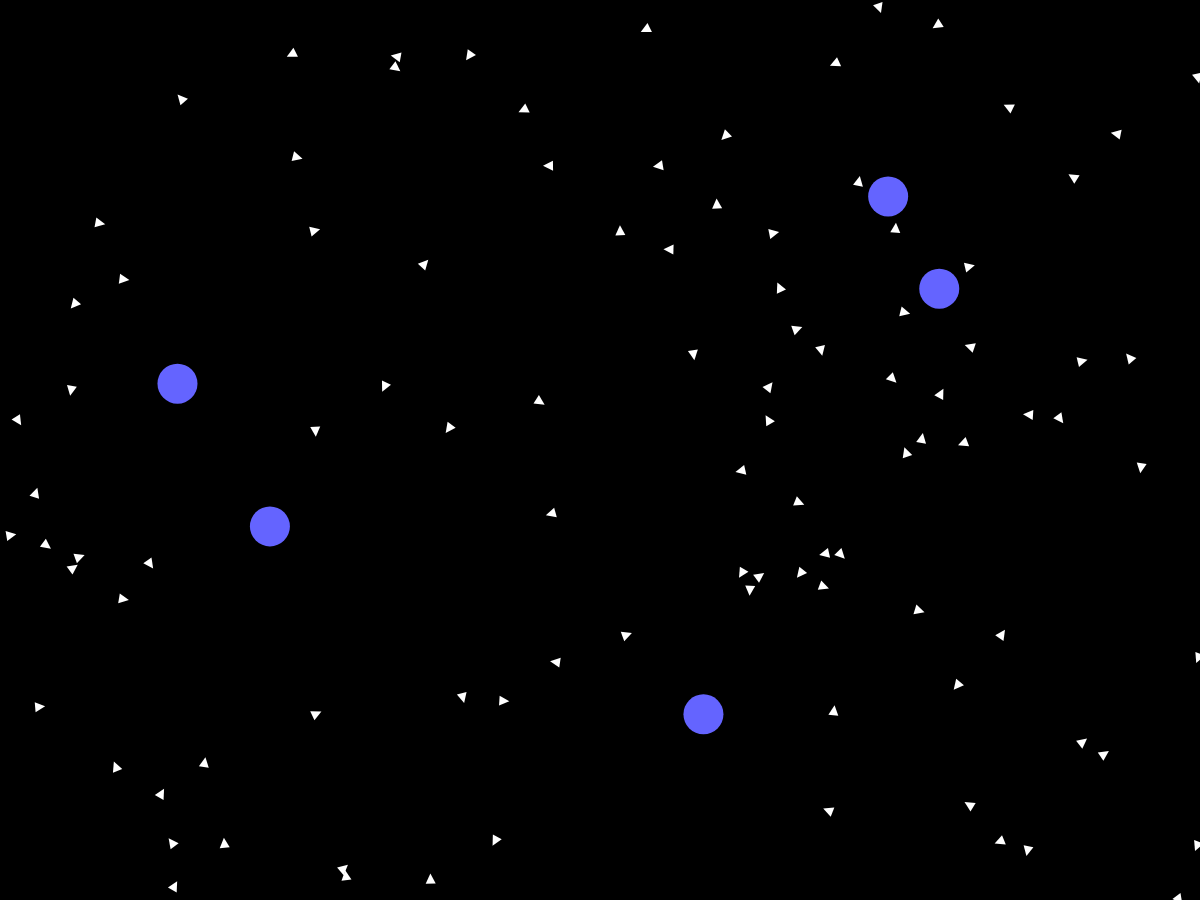
Frame 1 (no input)
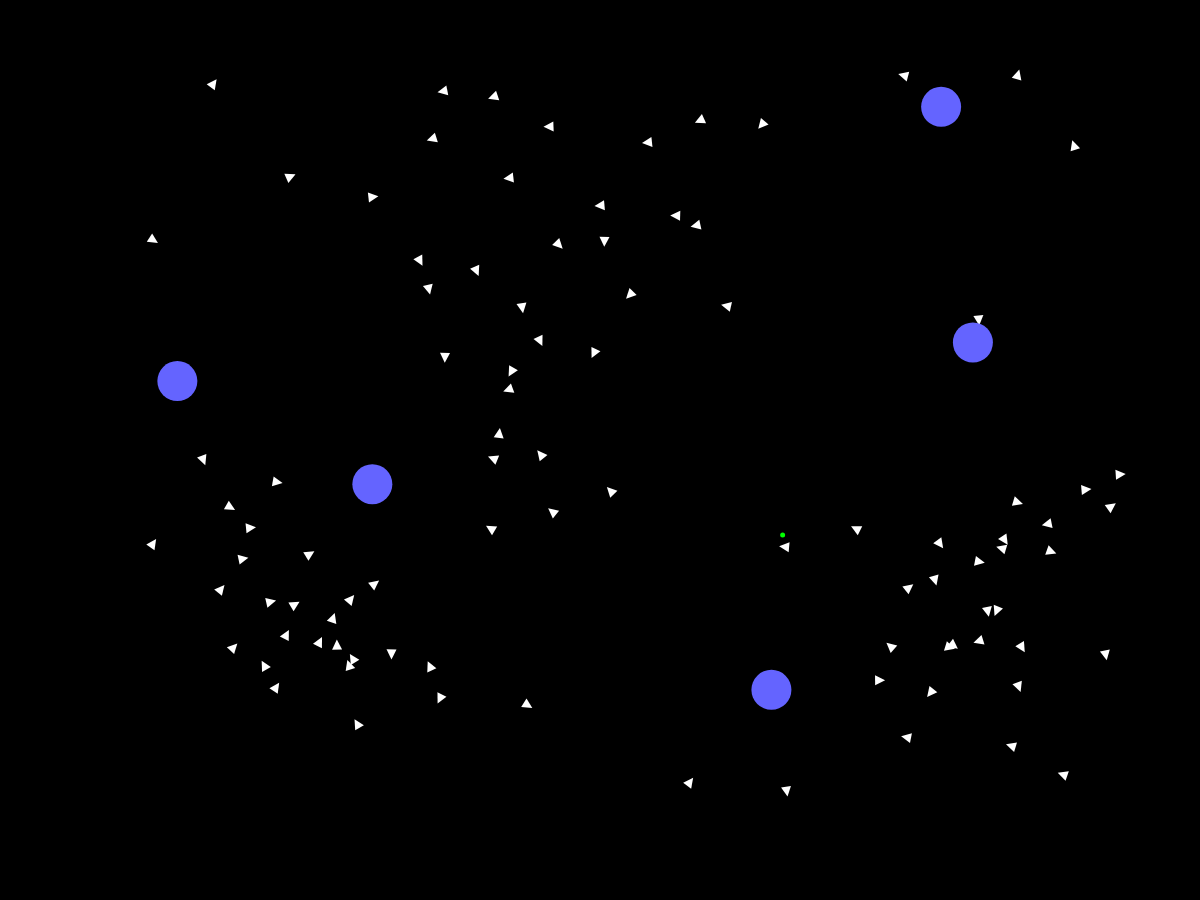
Frame 60 (no input)
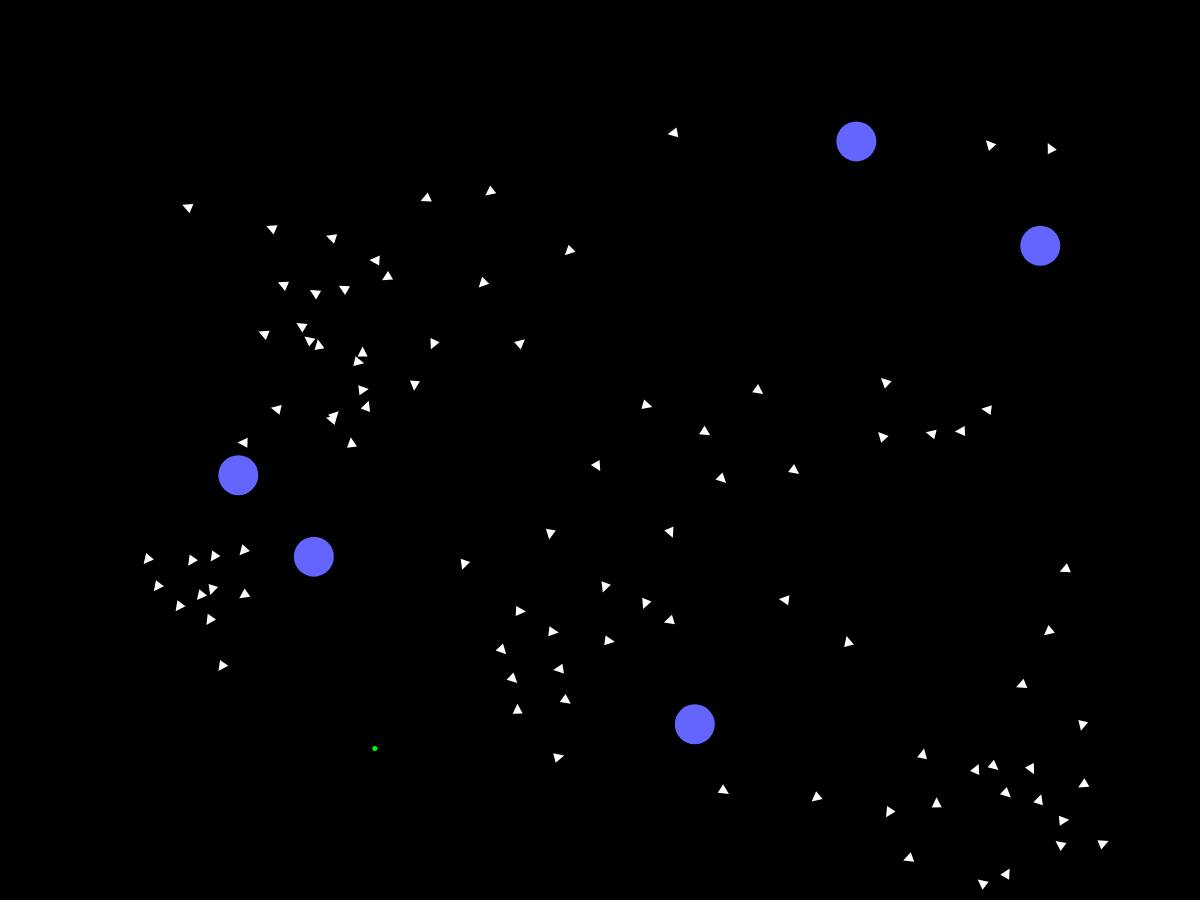
Frame 120 (the mouse pressed at the canvas centre since frame 60)

The p5.js sketch that drew these frames (run headless with seeded random() and noise() and a simulated clock; from frame 60 on, the mouse is pressed at the canvas centre):

// p5.js sketch
// ── sketch.js

let food = [];
let flock = [];
const predators = [];
let frames = 0;

function setup() {
  createCanvas(windowWidth, windowHeight - 100);

  for(let i = 0; i < 100; i++) {
    flock.push(new Boid(random(width), random(height)));
  }
  for(let i = 0; i < 5; i++){
    predators.push(new Predator(random(width), random(height)));
  }
}

function draw() {
  background(0);
  
  frames ++;
  if(frames % 50 == 0) {
    food.push(new Food());
    frames = 0;
  }

  for (let f of food) {
    f.show();
	}
  
  for (let boid of flock) {
    boid.flock(flock, predators, food);
    boid.show();
  }

  flock = flock.filter( boid => boid.isAlive);

  for(let pred of predators) {
    pred.show(flock);
  }
  if(floor(frameRate())<40)
  console.log(floor(frameRate()));
}
// ── boid.js
class Boid {
	maxSpeed = 4;
  maxForce = 0.7;
	perception = 100;
	maxCohesion = 0.3;
	maxSteering = 0.3;
	maxSeparation = 0.5;
  isAlive = true;

	constructor(x, y) {
		this.position = createVector(x, y);
		this.velocity = p5.Vector.random2D();
		this.acceleration = createVector();
	}

	show() {
    this.update();
		noStroke();
		fill(255);
    const direction = createVector(this.velocity.x, this.velocity.y);
    direction.setMag(10);
    const ortogonal = createVector(this.velocity.y, this.velocity.x);
    ortogonal.setMag(5);
    triangle(
			this.position.x + direction.x,
			this.position.y + direction.y,
			this.position.x + ortogonal.x,
			this.position.y - ortogonal.y,
			this.position.x - ortogonal.x,
			this.position.y + ortogonal.y
		);
	}

	update() {
		this.position.add(this.velocity);
		this.velocity.add(this.acceleration).setMag(this.maxSpeed);
		this.acceleration.mult(0);
	}

	flock(flock, predators, food) {
		const neighbours = [];
		for (let neighbor of flock) {
			const distance = this.position.dist(neighbor.position);
			if (neighbor != this && distance < this.perception) {
				neighbours.push(neighbor);
			}
		}
		const flockForce = this.flockInducedForce(neighbours);
    const edges = this.avoidEdges();
    const obstaclesAvoidance = this.avoidObstacles(predators);
    const searchFood = this.searchFood(food);
		this.acceleration
			.add(flockForce)
			.add(edges)
      .add(obstaclesAvoidance)
      .add(searchFood)
			.limit(this.maxForce);
	}

  // Calculates alignment, cohesion and separation
	flockInducedForce(neighbours) {
		const avgVelocity = createVector(0, 0);
		const avgPosition = createVector(0, 0);
		const avgSeparation = createVector(0, 0);
		for (let neighbor of neighbours) {
			avgVelocity.add(neighbor.velocity);
			avgPosition.add(neighbor.position);
      const distance = this.position.dist(neighbor.position);
      const singleSeparation = p5.Vector.sub(this.position, neighbor.position);
      singleSeparation.div(Math.pow(distance, 2));
			avgSeparation.add(singleSeparation);
		}
		if (neighbours.length > 0) {
      // alignment force is the diference between the desired and current velocity
			avgVelocity.div(neighbours.length).sub(this.velocity).limit(this.maxSteering);
      // cohesion force is the diference between the desired position (center of the flock) and the current
			avgPosition.div(neighbours.length).sub(this.position).limit(this.maxCohesion);
      // separation force is the inverse of the distance to the neighbours 
      avgSeparation.div(neighbours.length).setMag(this.maxSeparation);
		}
		return avgVelocity.add(avgPosition).add(avgSeparation);
	}

  avoidEdges() {
    const avoidEdge = createVector(0, 0);
		if (this.position.x > width - this.perception) {
      if (this.position.x >= width) {
        this.position.x = width - 1;
      }
			avoidEdge.x -= 200 / (width - this.position.x);
		} else if (this.position.x < this.perception) {
      if (this.position.x <= 0) {
        this.position.x = 1;
      }
			avoidEdge.x += 200 / this.position.x;
		} 
    if (this.position.y < this.perception) {
      if (this.position.y <= 0) {
        this.position.y = 1;
      }
			avoidEdge.y += 200 / this.position.y;
		} else if (this.position.y > height - this.perception) {
      if (this.position.y >= height) {
        this.position.y = height - 1;
      }
      avoidEdge.y -= 200 / (height - this.position.y);
		}
    return avoidEdge;
	}

  avoidObstacles(obstacles) {
    const avoidObstacles = createVector(0, 0);
    let obstaclesNumber = 0;
    for (let obstacle of obstacles) {
			const distance = this.position.dist(obstacle.position);
			if (distance < this.perception) {
        if(distance < obstacle.radius) {
          this.isAlive = false;
        }
				const singleSeparation = p5.Vector.sub(this.position, obstacle.position);
        singleSeparation.div(Math.pow(distance, 2));
        avoidObstacles.add(singleSeparation);
        obstaclesNumber ++;
			}
		}
    if (obstaclesNumber > 0) {
			avoidObstacles
				.div(obstaclesNumber)
        .setMag(this.maxSpeed)
				.sub(this.velocity);
		}
		return avoidObstacles;
  }

  searchFood (foodArray) {
    const visibleFood = foodArray.filter(f => this.position.dist(f.position) < this.perception);

    let takeFood = createVector(0, 0);
    if (visibleFood.length) {
      // find nearest
      let distance = this.perception;
      let nearest;
      for (let food of visibleFood) {
        const foodDistance = this.position.dist(food.position);
        if (foodDistance < distance) {
          distance = foodDistance;
          nearest = food;
        }
			}
      if (distance <= 5) {
        // eat food
        const index = foodArray.indexOf(nearest);
        foodArray.splice(index, 1)
      } else {
        takeFood = p5.Vector.sub(nearest.position, this.position);
      }
		}

    return takeFood;
  } 
}
// ── food.js
class Food {
  constructor() {
		this.position = createVector(random(width), random(height));
  }

  show() {
    noStroke(2);
    fill(0, 255, 0)
    circle(this.position.x, this.position.y, 5);
  }
}
// ── predator.js
class Predator {
  radius = 20;
  maxSpeed = 2;
  maxForce = 0.5;
	perception = 100;
  isAlive = true;

  constructor(x, y) {
		this.position = createVector(x, y);
		this.velocity = p5.Vector.random2D().limit(this.maxSpeed);
		this.acceleration = createVector();
	}

	update() {
		this.position.add(this.velocity);
		this.velocity.add(this.acceleration).setMag(this.maxSpeed);
		this.acceleration.mult(0);
	}

  show(flock) {
    const chase = this.chasePrey(flock);
    const edges = this.avoidEdges();
    this.acceleration.add(edges).add(chase).limit(this.maxForce);

    this.update();
    strokeWeight(2);
    fill(100, 100, 255)
    circle(this.position.x, this.position.y, this.radius * 2);
  }

  chasePrey(flock) {
    // look for the nearest prey
    let distance = this.perception;
    let choosenPrey;
    for(let prey of flock) {
      const preyDistance = this.position.dist(prey.position);
      if(preyDistance < distance) {
        distance = preyDistance;
        choosenPrey = prey;
      }
    }

    let chaseAceleration = createVector(0, 0);
    if(choosenPrey) {
      // calculate nex position
      const nextPosition = p5.Vector.add(choosenPrey.position, choosenPrey.velocity);
      // chase
      chaseAceleration = nextPosition.sub(this.position);
    }
    return chaseAceleration;
  }

  avoidEdges() {
    const avoidEdge = createVector(0, 0);
		if (this.position.x > width - this.perception) {
      if (this.position.x >= width) {
        this.position.x = width - 1;
      }
			avoidEdge.x -= 200 / (width - this.position.x);
		} else if (this.position.x < this.perception) {
      if (this.position.x <= 0) {
        this.position.x = 1;
      }
			avoidEdge.x += 200 / this.position.x;
		} 
    if (this.position.y < this.perception) {
      if (this.position.y <= 0) {
        this.position.y = 1;
      }
			avoidEdge.y += 200 / this.position.y;
		} else if (this.position.y > height - this.perception) {
      if (this.position.y >= height) {
        this.position.y = height - 1;
      }
      avoidEdge.y -= 200 / (height - this.position.y);
		}
    return avoidEdge;
	}
}
